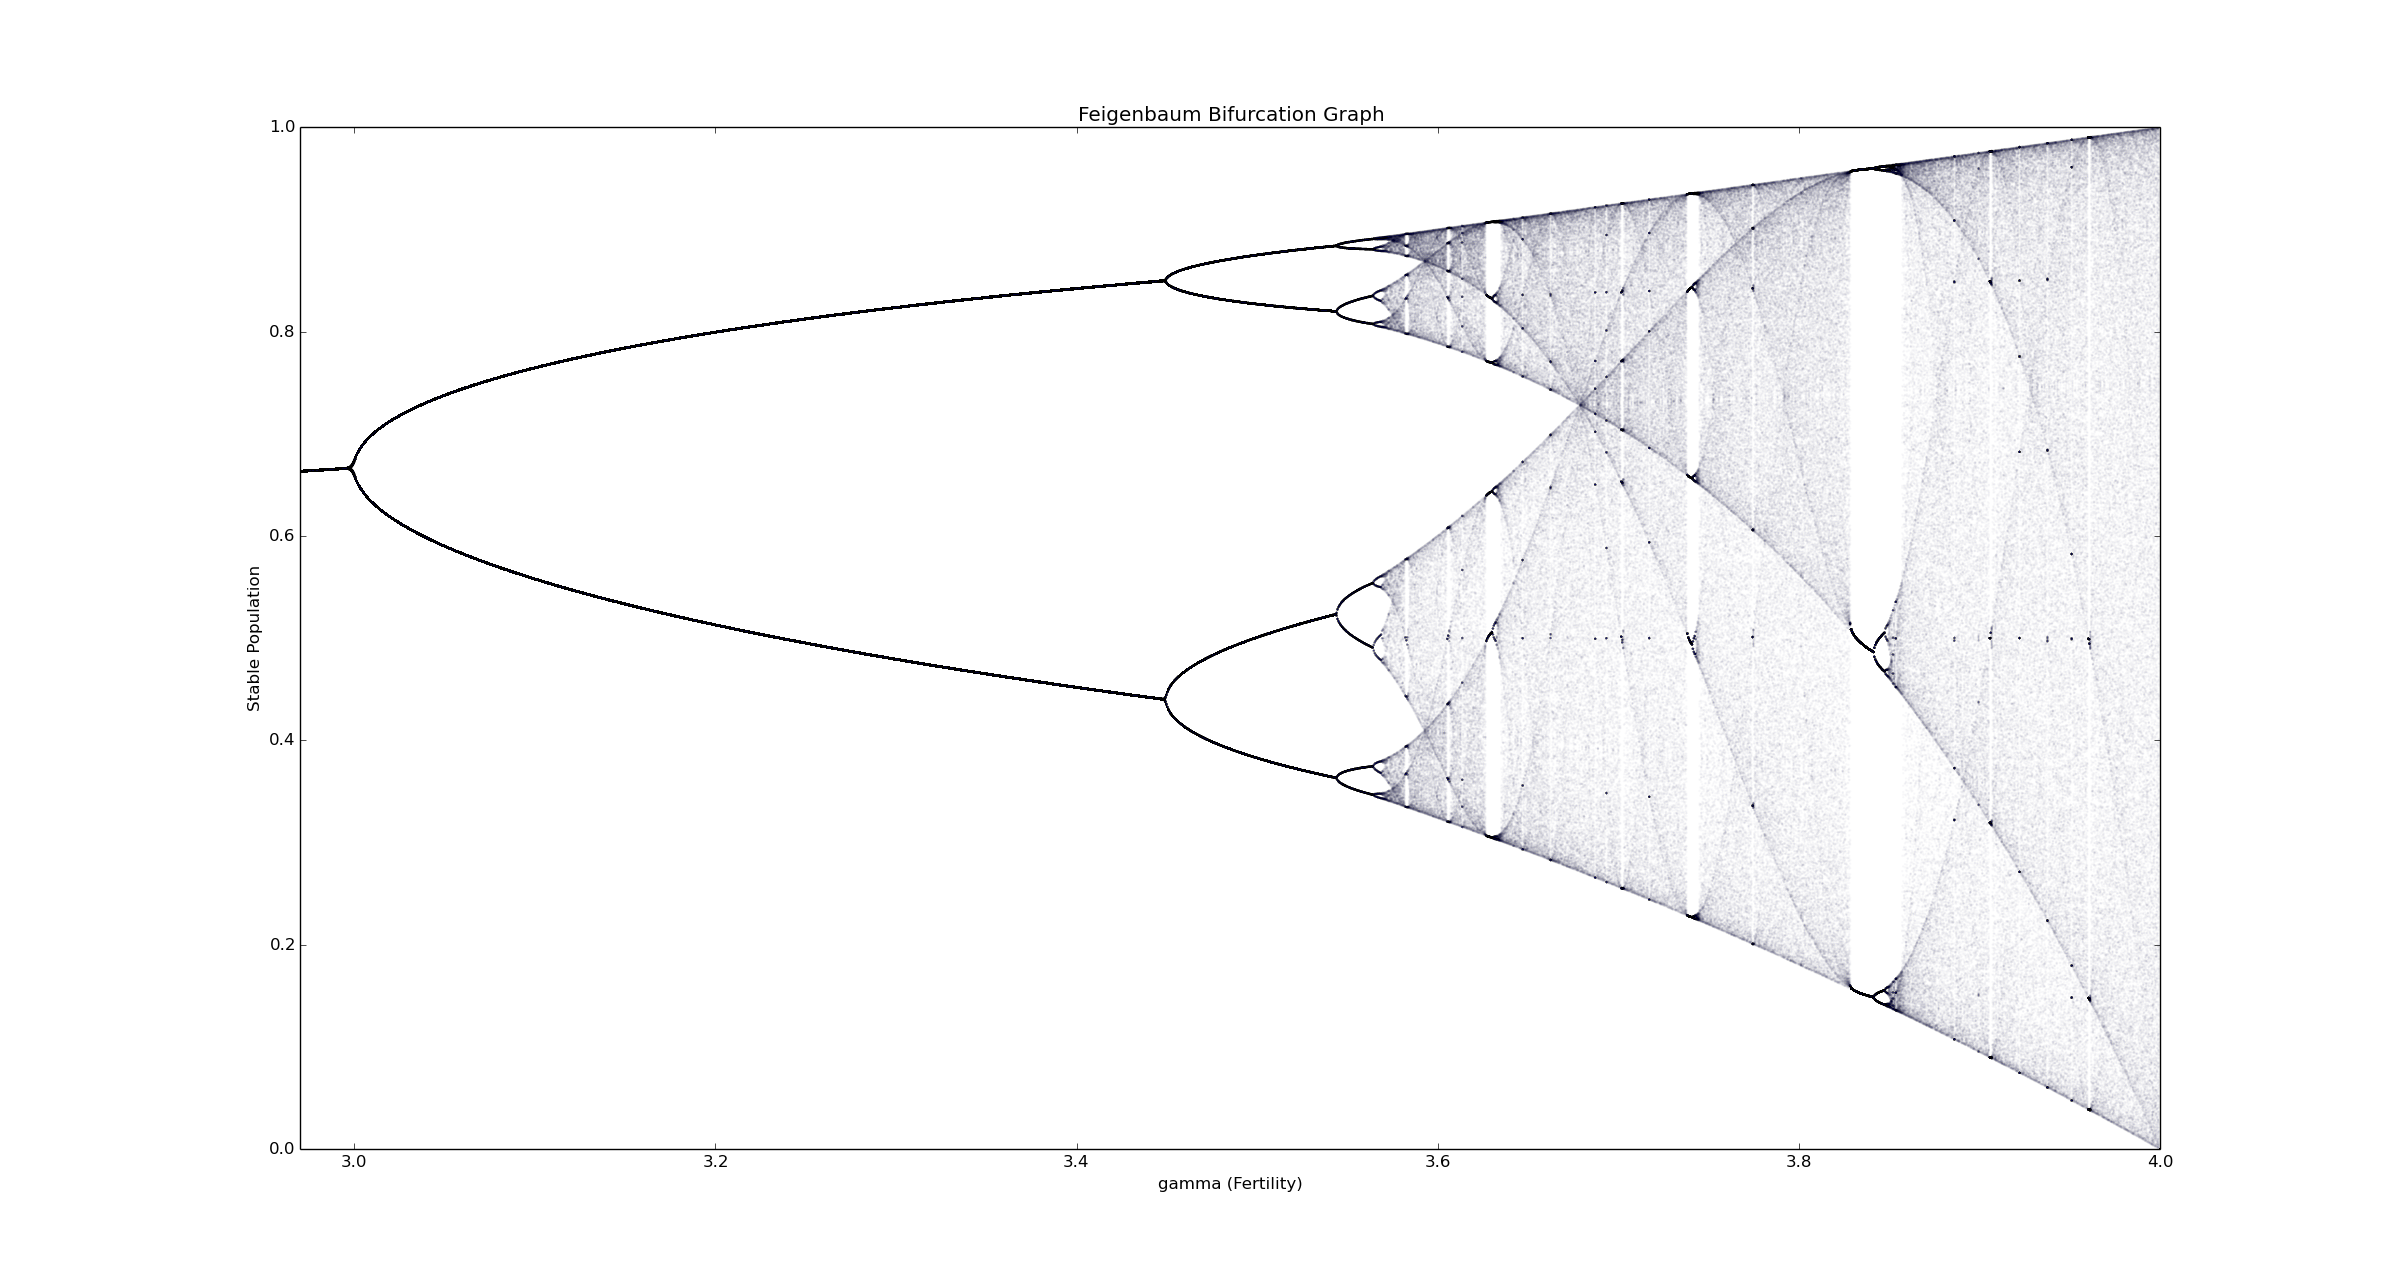

This figure's Python source:
import matplotlib.pyplot as plt
import numpy as np

def logistic(gamma, x, n):
    for i in range(n):
        x = gamma*x*(1-x)
    return x

# Quadratic causes overflow
# def quadratic(gamma, x, n):
#     for i in range(n):
#         x = gamma - x**2
#     return x

def getCycles(gamma, x, cycles, func):
    for i in range(cycles):
        x = np.vstack((x[0:max(1, i), :], func(gamma, x[max(0, i-1), :], 1)))
    return x

steps = 2000
cycles = 512
gamma_min, gamma_max = 2.97, 4.0
alpha = 0.02

gamma = np.linspace(gamma_min, gamma_max, steps)
x = np.full((1, steps), 0.5)

# Get one stable population value
x = logistic(gamma, x, 1000)
# Get <cycles> possible values
x = getCycles(gamma, x, cycles, logistic)

gamma = np.repeat(gamma.reshape((-1, 1)).T, cycles, axis=0)

plt.scatter(gamma, x, s=1, alpha=alpha)
plt.title('Feigenbaum Bifurcation Graph')
plt.xlabel('gamma (Fertility)')
plt.ylabel('Stable Population')
plt.axis([gamma_min, gamma_max, 0, 1])
plt.show()
